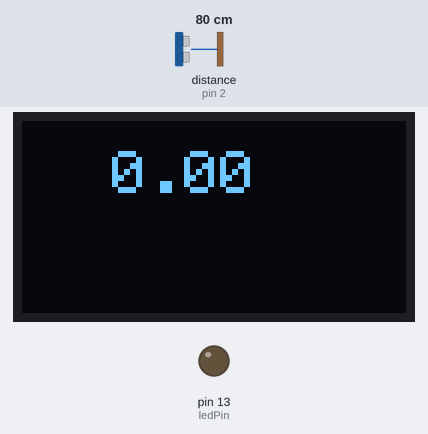
Simulated run of this sketch. Board: Arduino Uno, built with avr-gcc and run on an emulated ATmega328P. Parts: 128×64 one-colour display, output pins drawn as LEDs (lit = HIGH). Wiring (inferred from the names in the program): ultrasonic range finder: trigger pin 3; echo pin 2. The inputs (shaded band) are chosen by the test bench; at power-on: distance to the obstacle (sensor on pin 2) 80 cm. The echo pulse lasts 58.3 µs per cm; pins used as bus, display or sensor lines are not drawn.

Above: at 1.2 s.
1.3 s: distance to the obstacle (sensor on pin 2) set to 34 cm
2.8 s: distance to the obstacle (sensor on pin 2) set to 28 cm
At 2.99 s:
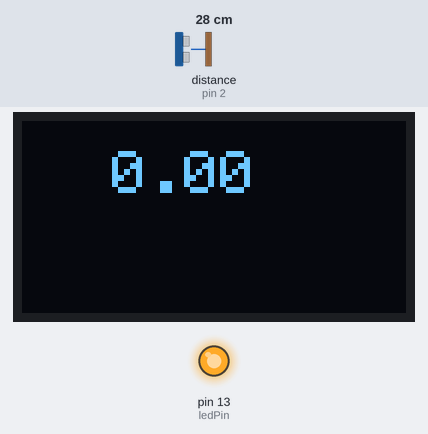
4.8 s: distance to the obstacle (sensor on pin 2) set to 2 cm
At 7.1 s:
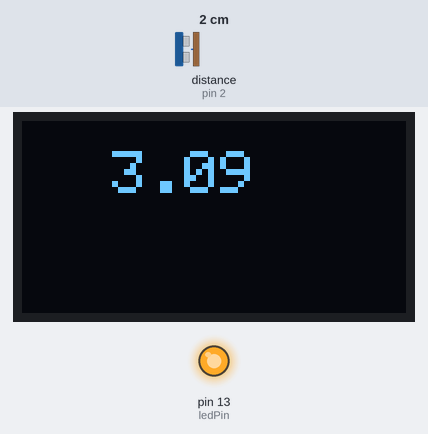
Timing chart, 0 to 8.6 s (numbered marks = the images above; inputs shaded):
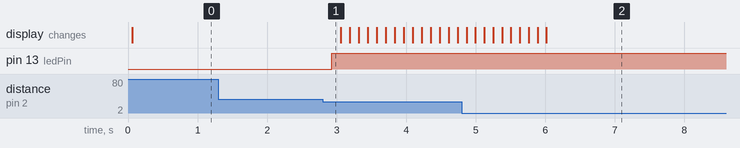

The sketch:

LineTimer.ino
```cpp
#include <SPI.h>
#include <Wire.h>
#include <Adafruit_GFX.h>
#include <Adafruit_SSD1306.h>

#define OLED_RESET 4
Adafruit_SSD1306 display(OLED_RESET);

#define Trig 3
#define Echo 2
#define ledPin 13

void setup()
{
	pinMode(Trig, OUTPUT);
	pinMode(Echo, INPUT);
	pinMode(ledPin, OUTPUT);
	Serial.begin(9600);
	display.begin(SSD1306_SWITCHCAPVCC, 0x3C);
	display.clearDisplay();
}
unsigned int impulseTime = 0;
unsigned int distance_sm = 0;
bool start = false;
float timer = 0;
float time1 = micros();

void loop()
{
	if (start)
	{
		timer += (micros() - time1) * 0.1;
	}
  	time1 = micros();
  	digitalWrite(Trig, HIGH);
  	delayMicroseconds(10);
  	digitalWrite(Trig, LOW);
  	impulseTime = pulseIn(Echo, HIGH);
  	distance_sm = impulseTime / 58;
  	display.setTextSize(2);
  	display.setTextColor(WHITE);
  	display.setCursor(30, 10);
  	display.clearDisplay();
  	display.print(timer / 100000);
  	display.display();
	if (distance_sm < 30)
	{
    	if (start && timer / 100000 > 3)
    	{
      		delay(5000);
    	}
    	if(start && timer / 100000 < 3)
    	{
      		goto x;
    	}
    	start = !start;
    	timer = 0;
    	PORTB |= _BV(PB5);
  	}
  	else
  	{
    	PORTB &= ~_BV(PB5);
  	}
x:
  	delay(100);
}
```

Measured:
- the behaviour switches between 31 and 30 cm on distance to the obstacle (sensor on pin 2) (found by bisection; images 0 and 1)
- after the input at 1.3 s, every drawn part: stays the same
- after the input at 2.8 s, pin 13 (ledPin): LOW → HIGH after 0.13 s
